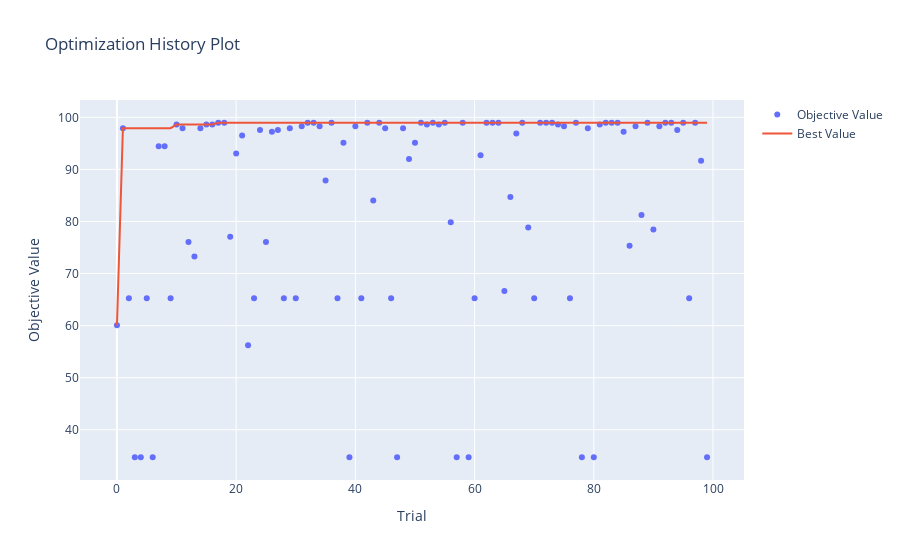

Notebook code cell kept with this figure:
### Code cell
fig = optuna.visualization.plot_optimization_history(ffnn_study)
show(fig)
